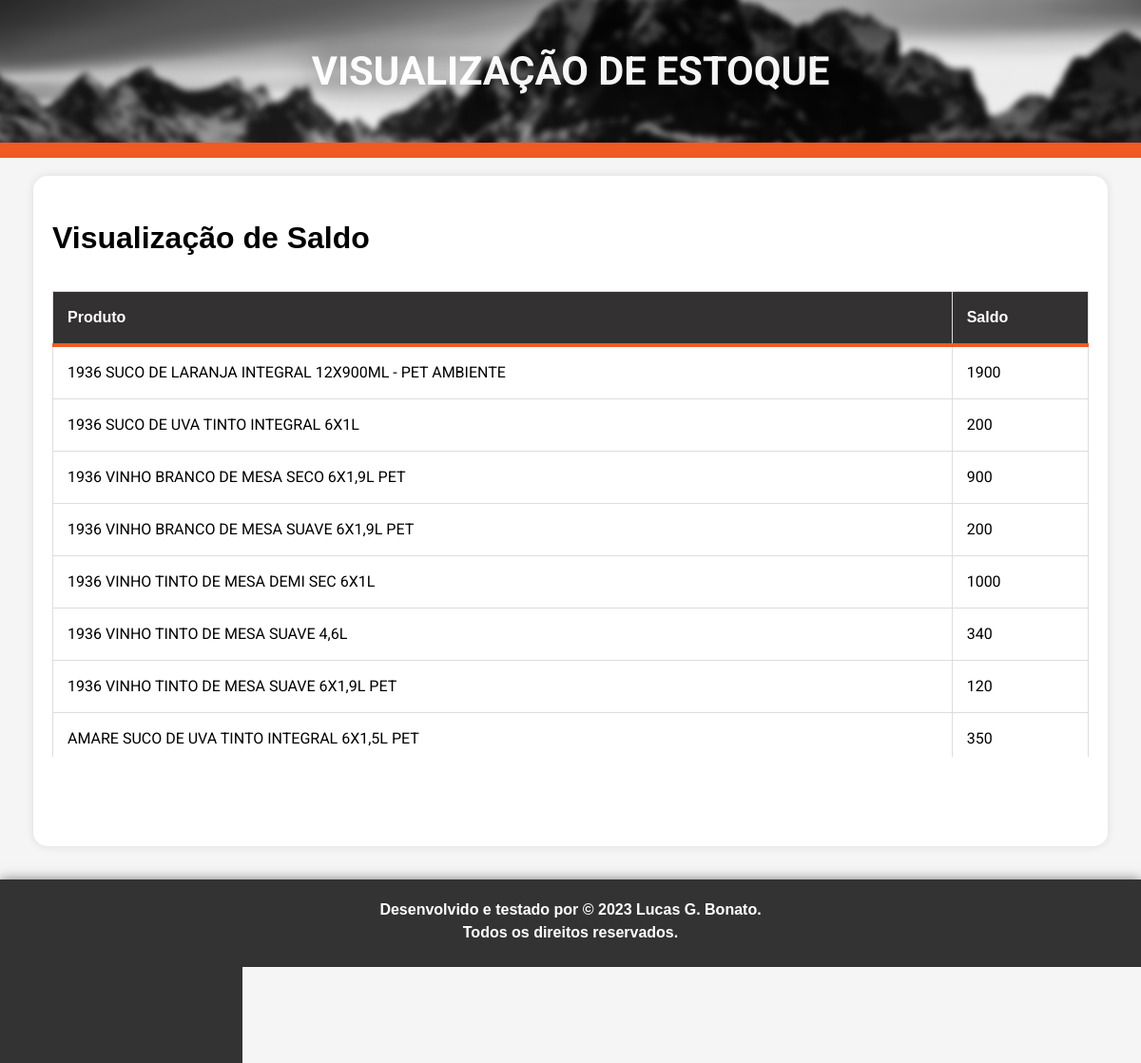
Page /saldo on the committed database.
### tables this page shows
CREATE TABLE historico (
                            numero INTEGER,
                            letra TEXT,
                            produto TEXT,
                            lote TEXT,
                            quantidade INTEGER,
                            operacao TEXT,
                            timestamp DATETIME DEFAULT CURRENT_TIMESTAMP
                        );

### inouts.py (the view)
@app.route('/saldo')
def saldo():
    saldo_visualization = get_saldo_for_visualization()
    return render_template('saldo.html', saldo_visualization=saldo_visualization)

### inouts.py (called while the page is built)
def get_saldo_for_visualization():
    with sqlite3.connect(db_path) as connection:
        cursor = connection.cursor()
        cursor.execute('''
            SELECT produto, SUM(CASE
                WHEN operacao = 'entrada' OR operacao = 'transf_entrada' THEN quantidade
                WHEN operacao = 'saída' OR operacao = 'transf_saída' THEN (quantidade * -1)
                ELSE (quantidade * -1)
            END) as saldo
            FROM historico
            GROUP BY produto
            HAVING saldo != 0
            ORDER BY produto
        ''')
        saldo_visualization = [
            {'produto': row[0], 'saldo': row[1]} for row in cursor.fetchall()
        ]
    return saldo_visualization

### templates/saldo.html (shortened to what this page needs)
<!DOCTYPE html>
<html lang="pt-br">
    <head>
        <link rel="stylesheet" href="{{ url_for('static', filename='estilo.css') }}">
        <link rel="stylesheet" href="{{ url_for('static', filename='select2.css') }}"/>
    </head>
    <body>
        <section class="banner text-overlay">
            <img class="blurable" src="{{ url_for('static', filename='banner.jpg') }}" alt="Banner">
            <span class="header-title">VISUALIZAÇÃO DE ESTOQUE</span>
        </section>
        <div class="header-bar"></div>
        <br>
        <div class="container" style="min-height: 90%;">
            <div class="tables-container">
                <h1>Visualização de Saldo</h1>
                <div style="max-height: 500px; overflow-y: auto;">
                    <table>
                        <thead>
                            <tr>
                                <th>Produto</th>
                                <th>Saldo</th>
                            </tr>
                        </thead>
                        <tbody>
                            {% for item in saldo_visualization %}
                                <tr data-produto="{{ item.produto | lower }}">
                                    <td>{{ item.produto }}</td>
                                    <td>{{ item.saldo }}</td>
                                </tr>
                            {% endfor %}
                        </tbody>
                    </table>
                </div>
            </div>
        </div>
        <div id="footer">
            <p style="font-weight: bold;">Desenvolvido e testado por &copy; 2023 Lucas G. Bonato. <br> Todos os direitos reservados.</p> <br>
            <p>Conecte-se comigo:</p>
            <ul class="footer-links">
                <li>
                    <a href="https://www.linkedin.com/in/lucas-bonato/" target="_blank">
                        <img class="footer" src="{{ url_for('static', filename='lkdin.png') }}" alt="LinkedIn">
                    </a>
                </li>
                <li>
                    <a href="mailto:lucas.bon4to@gmail.com" target="_blank">
                        <img class="footer" src="{{ url_for('static', filename='email.png') }}" alt="E-mail">
                    </a>
                </li>
            </ul>
        </div>
    </body>
</html>

### static/estilo.css (style rules this page uses)
html, body { height: 100%; font-family: 'Calibri Light', sans-serif; margin: 0; padding: 0; background-color: #f5f5f5; line-height: 1.5; }
.banner { height: 150px; overflow: hidden; position: fixed; }
.banner img { width: 100%; height: auto; position: absolute; top: 0; left: 0; z-index: 0; transform: translateY(0); transition: transform 0.3s ease-out; }
.banner img.blurable { width: 100%; height: auto; position: absolute; top: -450px; left: 0; scale: 1.02; filter: blur(3px) ; transition: filter 0.5s ease-out, transform 0.5s ease-out; }
.text-overlay { position: relative; text-align: center; color: #fff; }
span.header-title { position: absolute; color: #ffffff; font-size: 260%; font-weight: bold; top: 50%; left: 50%; font-family: "Roboto", sans-serif; transform: translate(-50%, -50%); text-shadow: 0 0 40px rgba(0, 0, 0, 0.98); opacity: 0.96; pointer-events: none; }
h1 { pointer-events: none; }
.header-bar { height: 16px; background-color: #F15A22; }
#footer { background-color: rgba(34, 34, 34, 0.92); color: white; padding: 20px; text-align: center; margin-top: 20px; display: flex; flex-direction: column; align-items: center; box-shadow: 0 0 12px rgba(0, 0, 0, 0.5); }
#footer p, #footer ul { margin: 0; padding: 0; }
#footer ul { list-style: none; display: flex; justify-content: center; }
#footer li { margin: 0 15px; }
#footer a { color: white; text-decoration: none; font-weight: bold; }
.footer-links { list-style: none; padding: 0; margin: 0; display: flex; justify-content: center; }
.footer-links li { margin: 0; }
img.footer { width: 28px; height: auto; margin-top: 2px; filter: none; transition: filter 0.2s; }
a { color: #3a77e8; text-decoration: none; font-size: 16px; margin-top: 20px; display: inline-block; text-align: center; font-weight: bold; transition: color 0.3s; }
table { width: 100%; border-collapse: collapse; margin-top: 10px; }
th, td { border: 1px solid #ddd; padding: 15px; text-align: left; }
th { background-color: rgba(52, 49, 50, 1); color: #fff; font-weight: bolder; border-bottom: 4px solid #F15A22; }
td { font-family: "Roboto", sans-serif; }
.container { display: flex; justify-content: flex-start; margin: 20px; margin-top: -5px; flex-wrap: wrap; }
.form-container, .tables-container { flex: 1; margin: 15px; margin-top: 0; box-sizing: border-box; background-color: #fff; border-radius: 15px; box-shadow: 0 0 10px rgba(0, 0, 0, 0.1); padding: 20px; }
.tables-container { max-height: 130%; }
@media screen and (max-width: 1300px) { .banner img.blurable { top: -260px; left: 0; } }

### rows in the picture
historico: produto "1936 SUCO DE UVA TINTO INTEGRAL 6X1L", saldo "200"
historico: produto "1936 VINHO BRANCO DE MESA SECO 6X1,9L PET", saldo "900"
historico: produto "1936 VINHO BRANCO DE MESA SUAVE 6X1,9L PET", saldo "200"
historico: produto "1936 VINHO TINTO DE MESA DEMI SEC 6X1L", saldo "1000"
historico: produto "1936 VINHO TINTO DE MESA SUAVE 4,6L", saldo "340"
historico: produto "1936 VINHO TINTO DE MESA SUAVE 6X1,9L PET", saldo "120"
historico: produto "AMARE SUCO DE UVA TINTO INTEGRAL 6X1,5L PET", saldo "350"

### other values in the picture
{{ item.produto }} "1936 SUCO DE LARANJA INTEGRAL 12X900ML - PET AMBIENTE"
{{ item.saldo }} "1900"
